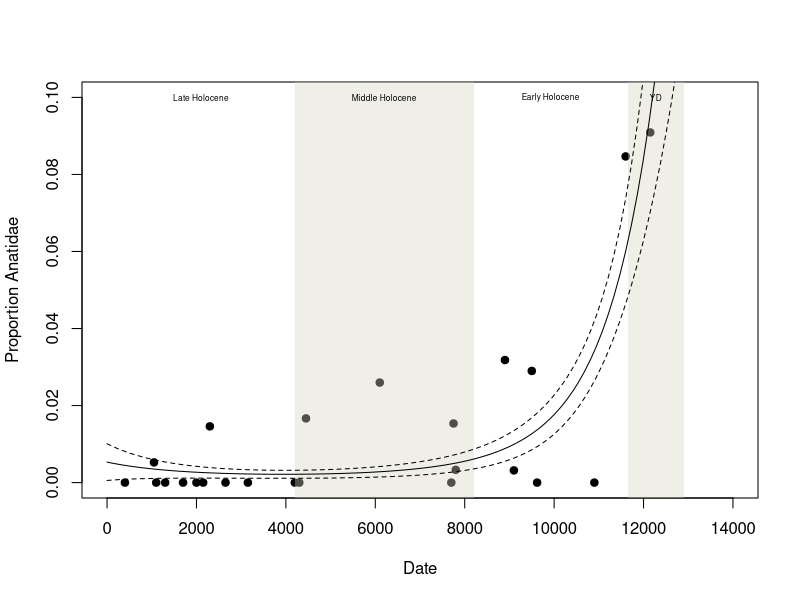
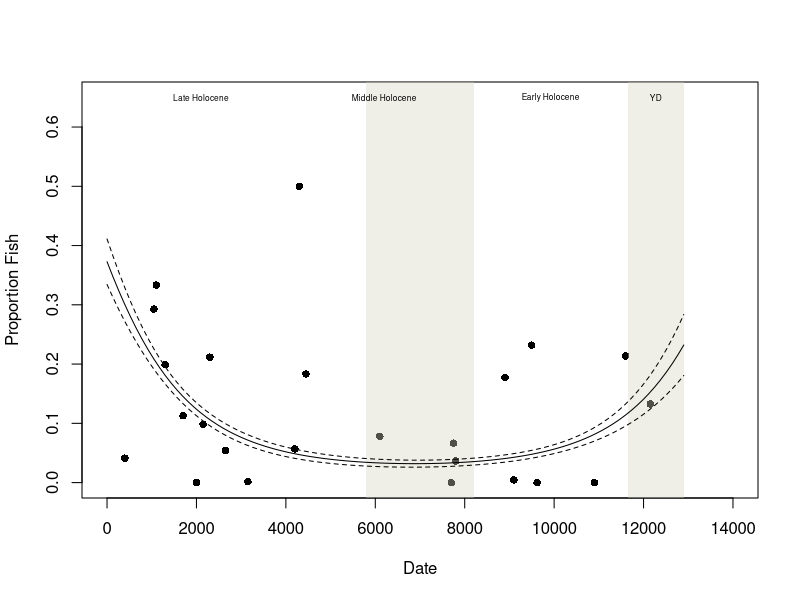
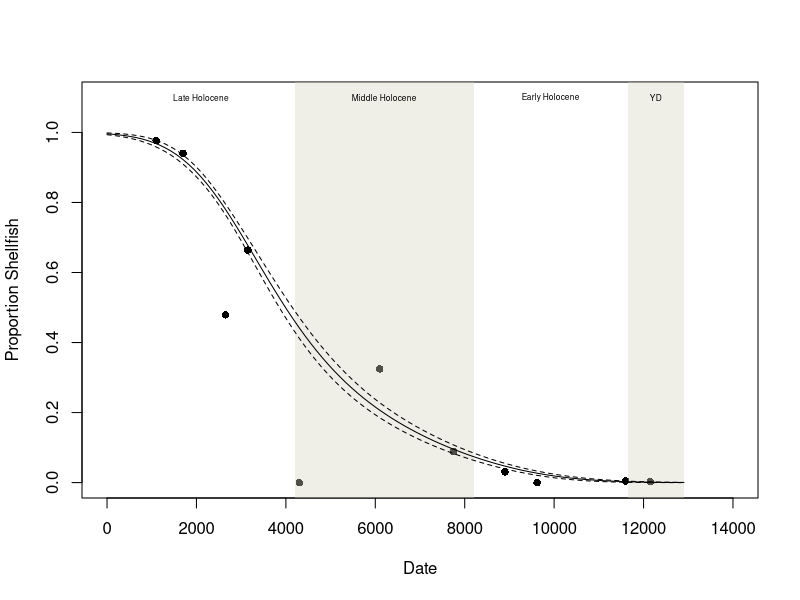
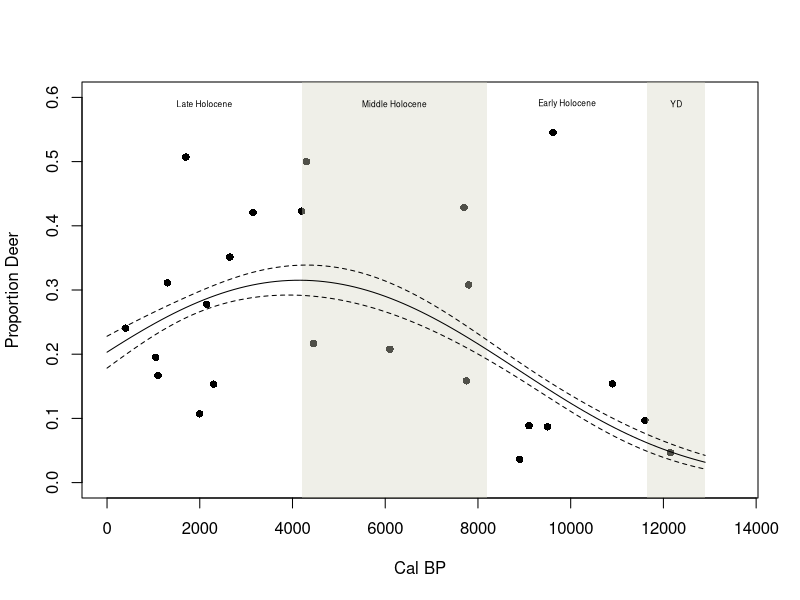
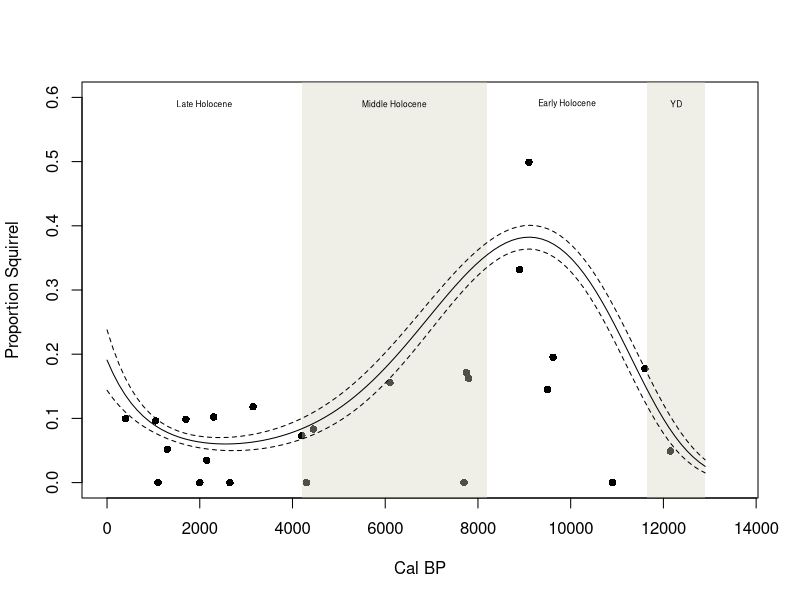
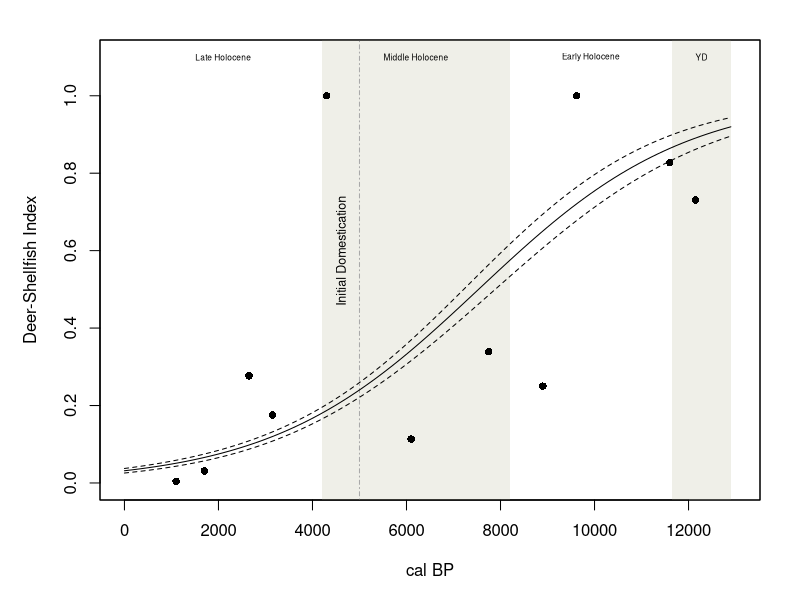
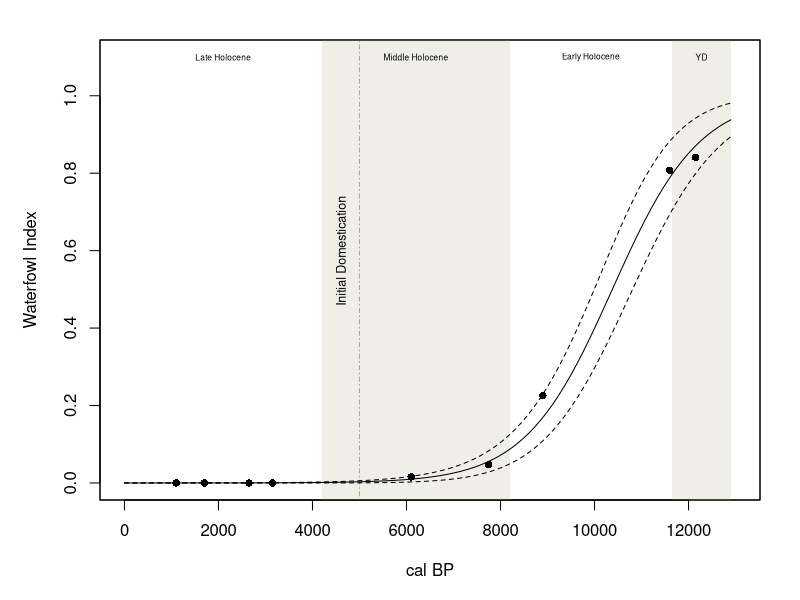
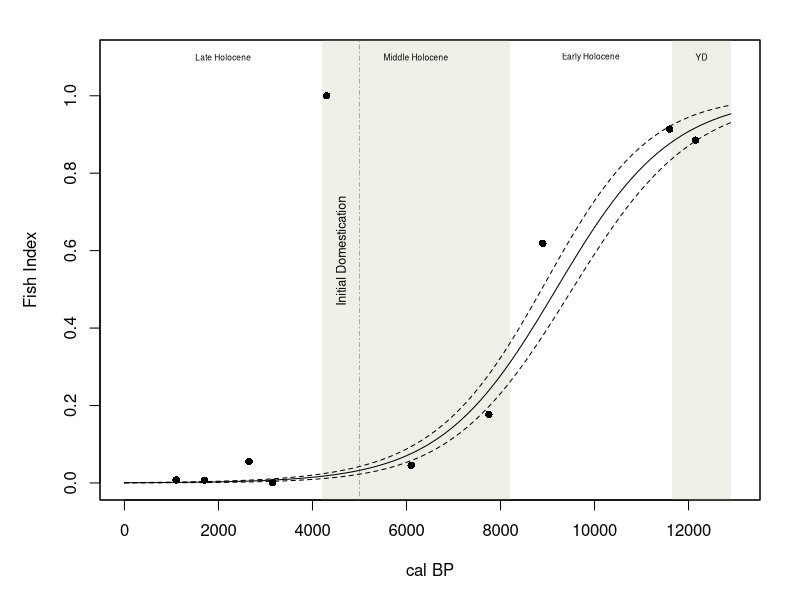

R code for these plots, in order:
#Declining Foraging Efficiency in the Middle Tennessee River Valley Prior to Initial Domestication
#Elic M. Weitzel

###########
#Load data#
###########

data <- read.csv("RData_MTRVFE.csv")
names(data)

#set working directory to source file location
setwd()


#############################
#Overall foraging efficiency#
#############################

#Deer-Shellfish Index (Deer/Deer+Shellfish)

dshglm <- glm((DeerNISP/(DeerNISP+ShellNISP))~Date, family=binomial(link="logit"), data=data, weights=(DeerNISP+ShellNISP))
summary(dshglm)

newdata <- data.frame("Date"=seq(0, 12900, length.out=100))
predval1 <- predict(dshglm, newdata=newdata, type="response", se=T)

jpeg("Fig.3_Deer-Shellfish.jpg", height=3.5, width=6, units="in", res=300)

par(mar=c(5,5,2,2))

plot(1, type="n", xlab="", ylab="", xlim=c(0,13000), ylim=c(0.0,1.1)); rect(4200,-1,8200,1.2,col='#d6d6c260', lty=0); rect(11650,-1,12900,1.2, col='#d6d6c260', lty=0); text(((8200-4200)/2+4200), 1.1, "Middle Holocene", cex=0.5); text(((11650-8200)/2+8200), 1.1, "Early Holocene", cex=0.5); text(((12900-11650)/2+11650), 1.1, "YD", cex=0.5); text(((4200/2)+0), 1.1, "Late Holocene", cex=0.5); points((DeerNISP/(DeerNISP+ShellNISP))~Date, data=data, pch=16); abline(v=5000, lty=4, col="darkgrey"); text(4600, .6, "Initial Domestication",  srt=90, cex=.75); mtext("cal BP", 1, 3); mtext("Deer-Shellfish Index", 2, 3)

lines(predval1$fit~newdata$Date, col="black"); lines(predval1$fit+(predval1$se*1.96)~newdata$Date, col="black", lty=2); lines(predval1$fit-(predval1$se*1.96)~newdata$Date, col="black", lty=2); box()

dev.off()

#Pseudo R2 = 0.708 (McFadden's pseudo-R2)
with(dshglm, (null.deviance-deviance)/null.deviance)
# p = 0
with(dshglm, 1-pchisq(null.deviance-deviance , df.null-df.residual))


###################################
#Wetland Patch Foraging Efficiency#
###################################

#Waterfowl Index (Anatidae/Anatidae+Shellfish)

wshglm <- glm((Waterfowl/(Waterfowl+ShellNISP))~Date, family=binomial(link="logit"), data=data, weights=(Waterfowl+ShellNISP))
summary(wshglm)

newdata <- data.frame("Date"=seq(0, 12900, length.out=100))
predval2 <- predict(wshglm, newdata=newdata, type="response", se=T)

jpeg("Fig.4_Waterfowl.jpg", height=3.5, width=6, units="in", res=300)

par(mar=c(5,5,2,2))

plot(1, type="n", xlab="cal BP", ylab="Waterfowl Index", xlim=c(0,13000), ylim=c(0.0,1.1)); rect(4200,-1,8200,1.3,col='#d6d6c260', lty=0); rect(11650,-1,12900,1.3, col='#d6d6c260', lty=0); text(((8200-4200)/2+4200), 1.1, "Middle Holocene", cex=0.5); text(((11650-8200)/2+8200), 1.1, "Early Holocene", cex=0.5); text(((12900-11650)/2+11650), 1.1, "YD", cex=0.5); text(((4200-0)/2), 1.1, "Late Holocene", cex=0.5); points((Waterfowl/(Waterfowl+ShellNISP))~Date, data=data, pch=16); abline(v=5000, lty=4, col="darkgrey"); text(4600, .6, "Initial Domestication",  srt=90, cex=.75)

lines(predval2$fit~newdata$Date, col="black"); lines(predval2$fit+(predval2$se*1.96)~newdata$Date, lty=2); lines(predval2$fit-(predval2$se*1.96)~newdata$Date, lty=2); box()

dev.off()

#Pseudo R2 = 0.9945
with(wshglm, (null.deviance-deviance)/null.deviance)
# p = 0
with(wshglm, 1-pchisq(null.deviance-deviance , df.null-df.residual))


#Fish Index (Fish/Fish+Shellfish)

fshglm <- glm((Fish/(Fish+ShellNISP))~Date, family=binomial(link="logit"), data=data, weights=(Fish+ShellNISP))
summary(fshglm)

newdata <- data.frame("Date"=seq(0, 12900, length.out=100))
predval3 <- predict(fshglm, newdata=newdata, type="response", se=T)

jpeg("Fig.5_Fish.jpg", height=3.5, width=6, units="in", res=300)

par(mar=c(5,5,2,2))

plot(1, type="n", xlab="cal BP", ylab="Fish Index", xlim=c(0,13000), ylim=c(0.0,1.1)); rect(4200,-1,8200,1.3,col='#d6d6c260', lty=0); rect(11650,-1,12900,1.3, col='#d6d6c260', lty=0); text(((8200-4200)/2+4200), 1.1, "Middle Holocene", cex=0.5); text(((11650-8200)/2+8200), 1.1, "Early Holocene", cex=0.5); text(((12900-11650)/2+11650), 1.1, "YD", cex=0.5); text(((4200-0)/2), 1.1, "Late Holocene", cex=0.5); points((Fish/(Fish+ShellNISP))~Date, data=data, pch=16); abline(v=5000, lty=4, col="darkgrey"); text(4600, .6, "Initial Domestication",  srt=90, cex=.75)

lines(predval3$fit~newdata$Date); lines(predval3$fit+(predval3$se*1.96)~newdata$Date, lty=2); lines(predval3$fit-(predval3$se*1.96)~newdata$Date, lty=2); box()

dev.off()

#Pseudo R2 = 0.9456
with(fshglm, (null.deviance-deviance)/null.deviance)
# p = 0
with(fshglm, 1-pchisq(null.deviance-deviance , df.null-df.residual))


#################################
#Terrestrial Foraging Efficiency#
#################################

#Deer-Squirrel Index (Deer/Deer+Squirrel)

dsqglm <- glm((DeerNISP/(DeerNISP+Squirrel))~Date, family=binomial(link="logit"), data=data, weights=(DeerNISP+Squirrel))
summary(dsqglm)

newdata <- data.frame("Date"=seq(0, 12900, length.out=100))
predval4 <- predict(dsqglm, newdata=newdata, type="response", se=T)

jpeg("Fig.6_Deer-Squirrel.jpg", height=3.5, width=6, units="in", res=300)

par(mar=c(5,5,2,2))

plot(1, type="n", xlab="cal BP", ylab="Deer-Squirrel Index", xlim=c(0,13000), ylim=c(0.0,1.1)); rect(4200,-1,8200,1.3,col='#d6d6c260', lty=0); rect(11650,-1,12900,1.3, col='#d6d6c260', lty=0); text(((8200-4200)/2+4200), 1.1, "Middle Holocene", cex=0.5); text(((11650-8200)/2+8200), 1.1, "Early Holocene", cex=0.5); text(((12900-11650)/2+11650), 1.1, "YD", cex=0.5); text(((4200-0)/2), 1.1, "Late Holocene", cex=0.5); points((DeerNISP/(DeerNISP+Squirrel))~Date, data=data, pch=16); abline(v=5000, lty=4, col="darkgrey"); text(4600, .28, "Initial Domestication",  srt=90, cex=.7)

lines(predval4$fit~newdata$Date); lines(predval4$fit+(predval4$se*1.96)~newdata$Date, lty=2); lines(predval4$fit-(predval4$se*1.96)~newdata$Date, lty=2); box()

dev.off()

#Pseudo R2 = 0.477
with(dsqglm, (null.deviance-deviance)/null.deviance)
# p = 0
with(dsqglm, 1-pchisq(null.deviance-deviance , df.null-df.residual))



#####################
#Return Rates Figure#
#####################

rate <- read.csv("ReturnRates_MTRVFE.csv")

jpeg("Fig.2_ReturnRates.jpg", height=5, width=6, units="in", res=300)

par(mar=c(6, 5.1, 4.1, 2.1))

boxplot(rate, ylab="kcal/hr", xaxt="n")
axis(1, at=seq(1,13), labels=FALSE)

labels <- paste(c("Deer     ","Raccoon     ","Goose     ","Turkey     ","Opossum     ","Fish     ","Turtle     ","Rabbit     ","Hickory     ","Duck     ","Squirrel     ","Mussels     ", "Chenopodium     "))
text(x=seq_along(labels)+.5, y=par("usr")[3] - 100, srt=45, adj=1, labels=labels, xpd=TRUE)

dev.off()


####################
#Specific Resources#
####################

#Proportion Waterfowl ----

glmanatidae <- glm((Waterfowl/SumSubClass)~poly(Date,2), family=binomial(link="logit"), data=data, weights=(SumSubClass))
summary(glmanatidae)

newdata <- data.frame("Date"=seq(0, 12900, length.out=100))
predval5 <- predict(glmanatidae, newdata=newdata, type="response", se=T)

plot((Waterfowl/SumSubClass)~Date, data=data, pch=19, xlab="Date", ylab="Proportion Anatidae", xlim=c(0,14000), ylim=c(0.0,0.1)); rect(4200,-1,8200,1.3,col='#d6d6c260', lty=0); rect(11650,-1,12900,1.3, col='#d6d6c260', lty=0); text(((8200-4200)/2+4200), 0.1, "Middle Holocene", cex=0.5); text(((11650-8200)/2+8200), 0.1, "Early Holocene", cex=0.5); text(((12900-11650)/2+11650), 0.1, "YD", cex=0.5); text(((4200-0)/2), 0.1, "Late Holocene", cex=0.5)

lines(predval5$fit~newdata$Date)
lines(predval5$fit+(predval5$se*1.96)~newdata$Date, lty=2)
lines(predval5$fit-(predval5$se*1.96)~newdata$Date, lty=2)

#Pseudo R2 = 0.726
with(glmanatidae, (null.deviance-deviance)/null.deviance)
# p = 0
with(glmanatidae, 1-pchisq(null.deviance-deviance , df.null-df.residual))


#Proportion Fish ----

glmfish <- glm((Fish/SumSubClass)~poly(Date,2), family=binomial(link="logit"), data=data, weights=(SumSubClass))
summary(glmfish)

newdata <- data.frame("Date"=seq(0, 12900, length.out=100))
predval6 <- predict(glmfish, newdata=newdata, type="response", se=T)

plot((Fish/SumSubClass)~Date, data=data, pch=16, xlab="Date", ylab="Proportion Fish", xlim=c(0,14000), ylim=c(0.0,0.65)); rect(5800,-1,8200,1.3,col='#d6d6c260', lty=0); rect(11650,-1,12900,1.3, col='#d6d6c260', lty=0); text(((8200-4200)/2+4200), 0.65, "Middle Holocene", cex=0.5); text(((11650-8200)/2+8200), 0.65, "Early Holocene", cex=0.5); text(((12900-11650)/2+11650), 0.65, "YD", cex=0.5); text(((4200-0)/2), 0.65, "Late Holocene", cex=0.5)

lines(predval6$fit~newdata$Date)
lines(predval6$fit+(predval6$se*1.96)~newdata$Date, lty=2)
lines(predval6$fit-(predval6$se*1.96)~newdata$Date, lty=2)


#Pseudo R2 = 0.422
with(glmfish, (null.deviance-deviance)/null.deviance)
# p = 0
with(glmfish, 1-pchisq(null.deviance-deviance , df.null-df.residual))


#Proportion Shellfish ----

glmshell <- glm((ShellNISP/SumClass)~poly(Date,3), family=binomial(link="logit"), data=data, weights=(SumClass))
summary(glmshell)

newdata <- data.frame("Date"=seq(0, 12900, length.out=100))
predval7 <- predict(glmshell, newdata=newdata, type="response", se=T)

plot((ShellNISP/SumClass)~Date, data=data, pch=16, xlab="Date", ylab="Proportion Shellfish", xlim=c(0,14000), ylim=c(0.0,1.1)); rect(4200,-1,8200,1.3,col='#d6d6c260', lty=0); rect(11650,-1,12900,1.3, col='#d6d6c260', lty=0); text(((8200-4200)/2+4200), 1.1, "Middle Holocene", cex=0.5); text(((11650-8200)/2+8200), 1.1, "Early Holocene", cex=0.5); text(((12900-11650)/2+11650), 1.1, "YD", cex=0.5); text(((4200-0)/2), 1.1, "Late Holocene", cex=0.5)

lines(predval7$fit~newdata$Date, col="black")
lines(predval7$fit+(predval7$se*1.96)~newdata$Date, col="black", lty=2)
lines(predval7$fit-(predval7$se*1.96)~newdata$Date, col="black", lty=2)


#Pseudo R2 = 0.986
with(glmshell, (null.deviance-deviance)/null.deviance)
# p = 0
with(glmshell, 1-pchisq(null.deviance-deviance , df.null-df.residual))


#Proportion Deer ----

glmdeer <- glm((DeerNISP/SumSubClass)~poly(Date,2), family=binomial(link="logit"), data=data, weights=(SumSubClass))
summary(glmdeer)

newdata <- data.frame("Date"=seq(0, 12900, length.out=100))
predval8 <- predict(glmdeer, newdata=newdata, type="response", se=T)

plot((DeerNISP/(SumSubClass))~Date, data=data, pch=16, xlab="Cal BP", ylab="Proportion Deer", xlim=c(0,13500), ylim=c(0.0,0.6)); rect(4200,-1,8200,1.2,col='#d6d6c260', lty=0); rect(11650,-1,12900,1.2, col='#d6d6c260', lty=0); text(((8200-4200)/2+4200), 0.59, "Middle Holocene", cex=0.5); text(((11650-8200)/2+8200), 0.59, "Early Holocene", cex=0.5); text(((12900-11650)/2+11650), 0.59, "YD", cex=0.5); text(((4200/2)+0), 0.59, "Late Holocene", cex=0.5)

lines(predval8$fit~newdata$Date, col="black")
lines(predval8$fit+(predval8$se*1.96)~newdata$Date, col="black", lty=2)
lines(predval8$fit-(predval8$se*1.96)~newdata$Date, col="black", lty=2)

#Pseudo R2 = 0.314
with(glmdeer, (null.deviance-deviance)/null.deviance)
# p = 0
with(glmdeer, 1-pchisq(null.deviance-deviance , df.null-df.residual))


#Proportion Squirrel ----

glmsq <- glm((Squirrel/SumSubClass)~poly(Date,3), family=binomial(link="logit"), data=data, weights=(SumSubClass))
summary(glmsq)

newdata <- data.frame("Date"=seq(0, 12900, length.out=100))
predval9 <- predict(glmsq, newdata=newdata, type="response", se=T)

plot((Squirrel/(SumSubClass))~Date, data=data, pch=16, xlab="Cal BP", ylab="Proportion Squirrel", xlim=c(0,13500), ylim=c(0.0,0.6)); rect(4200,-1,8200,1.2,col='#d6d6c260', lty=0); rect(11650,-1,12900,1.2, col='#d6d6c260', lty=0); text(((8200-4200)/2+4200), 0.59, "Middle Holocene", cex=0.5); text(((11650-8200)/2+8200), 0.59, "Early Holocene", cex=0.5); text(((12900-11650)/2+11650), 0.59, "YD", cex=0.5); text(((4200/2)+0), 0.59, "Late Holocene", cex=0.5)

lines(predval9$fit~newdata$Date, col="black")
lines(predval9$fit+(predval9$se*1.96)~newdata$Date, col="black", lty=2)
lines(predval9$fit-(predval9$se*1.96)~newdata$Date, col="black", lty=2)

#Pseudo R2 = 0.721
with(glmsq, (null.deviance-deviance)/null.deviance)
# p = 0
with(glmsq, 1-pchisq(null.deviance-deviance , df.null-df.residual))


###########################
#Plot Proportions Together#
###########################

jpeg("Fig.7-Proportions.jpeg", width = 7, height = 8, units = 'in', res = 300)

par(oma=c(6,4,0,0), mar=c(0, 5, 2.5, 5) + 0.1, xpd=NA, mfrow=c(5,1))

plot(1, type="n", axes=F, xlab="", ylab="", xlim=c(0,13000), ylim=c(0.0,0.1)); rect(4200,-.58,8200,.11,col='#d6d6c260', lty=0); rect(11650,-.58,12900,.11, col='#d6d6c260', lty=0); text(((8200-4200)/2+4200), .1, "Middle Holocene", cex=0.85); text(((11650-8200)/2+8200), .1, "Early Holocene", cex=0.85); text(((12900-11650)/2+11650), .1, "YD", cex=0.85); text(((4200/2)+0), .1, "Late Holocene", cex=0.85); axis(2, line=0, at=seq(0,.1,.025), labels=T); mtext(2, text="Proportion Waterfowl", line=3.5, cex=.85); text(1, .1, "a."); points((Waterfowl/SumSubClass)~Date, data=data, pch=19); segments(5000, .11, 5000, -.58, lty=4, col="darkgrey"); text(4700, -.48, "Initial Domestication",  srt=90, cex=.75); text(4700, -.065, "Initial Domestication",  srt=90, cex=.75); par(xpd=F) 

lines(predval5$fit~newdata$Date, col="black"); lines(predval5$fit+(predval5$se*1.96)~newdata$Date, col="black", lty=2); lines(predval5$fit-(predval5$se*1.96)~newdata$Date, col="black", lty=2)

plot(1, type="n", xlab="", axes=F, ylab="", xlim=c(0,13000), ylim=c(0.0,.6)); points((Fish/SumSubClass)~Date, data=data, pch=16); axis(2, line=0, at=seq(0,.6,.1), labels=T); mtext(2, text="Proportion Fish", line=3.5, cex=.85); text(1, .6, "b.")

lines(predval6$fit~newdata$Date, col="black"); lines(predval6$fit+(predval6$se*1.96)~newdata$Date, lty=2); lines(predval6$fit-(predval6$se*1.96)~newdata$Date, lty=2)

plot(1, type="n", axes=F, xlab="", ylab="", xlim=c(0,13000), ylim=c(0.0,1.1)); points(ShellNISP/SumClass~Date, data=data, pch=16); axis(2, line=0, at=seq(0,1,.25), labels=T); mtext(2, text="Proportion Shellfish", line=3.5, cex=.85); text(1, 1.1, "c.")

lines(predval7$fit~newdata$Date); lines(predval7$fit+(predval7$se*1.96)~newdata$Date, lty=2); lines(predval7$fit-(predval7$se*1.96)~newdata$Date, lty=2)

plot(1, type="n", axes=F, xlab="", ylab="", xlim=c(0,13000), ylim=c(0,.7)); points(DeerNISP/SumSubClass~Date, data=data, pch=16); axis(2, line=0, at=seq(0,.7,.2), labels=T); mtext(2, text="Proportion Deer", line=3.5, cex=.85); text(1, .6, "d.")

lines(predval8$fit~newdata$Date); lines(predval8$fit+(predval8$se*1.96)~newdata$Date, lty=2); lines(predval8$fit-(predval8$se*1.96)~newdata$Date, lty=2)

plot(1, type="n", axes=F, xlab="", ylab="", xlim=c(0,13000), ylim=c(0,.7)); points(Squirrel/SumSubClass~Date, data=data, pch=16); axis(2, line=0, at=seq(0,.7,.2), labels=T); mtext(2, text="Proportion Squirrel", line=3.5, cex=.85); text(1, .6, "e.")

lines(predval9$fit~newdata$Date); lines(predval9$fit+(predval9$se*1.96)~newdata$Date, lty=2); lines(predval9$fit-(predval9$se*1.96)~newdata$Date, lty=2)

axis(1, line=0.5, at=seq(0,13000, by=2000), labels=c(seq(0,13000,2000))); axis(1, line=0.5, at=seq(0,13000, by=1000), labels=F); mtext(1, text="cal BP", line=3.75, cex=.85)

dev.off()
